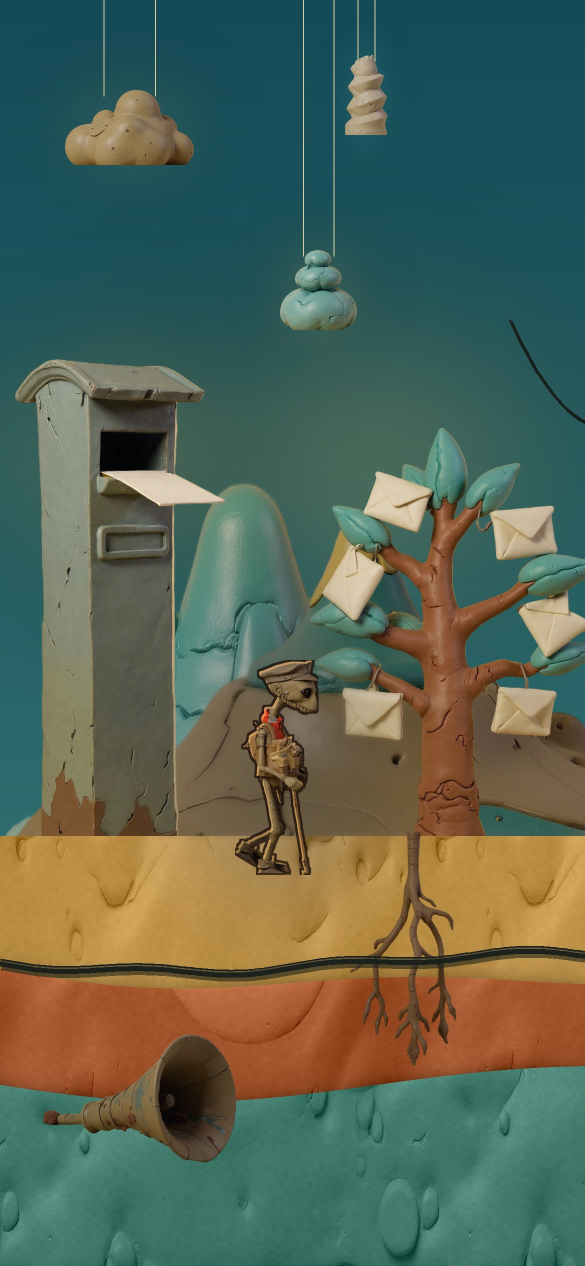
#> input picture Postman/GameAssets/Chapter2/_preview/phone.jpg, 1170 x 2532 px, given in place of layer_far.png, which was not available (shown at 1/2 size)
$ python rebuild_ch2_environment.py
#> lines starting #> are read from the running program, lines starting #| are printed output that depends on the picture
#!/usr/bin/env python3
"""Rebuild Chapter2 only from the approved env_ch2/v7 layers (Pillow + numpy).

The exported sizes intentionally match the existing global layer metadata, so Chapter1
layout and all layer height/top values stay untouched. Optional --module-source points
at ORIGINAL exported UG modules, not already edge-treated output. No AI generation.
"""
from pathlib import Path
import argparse
import numpy as np
from PIL import Image

ROOT = Path(__file__).resolve().parents[1]


def seamless(image, overlap):
    """Periodic horizontal crossfade, like ch1 bgproc, with premultiplied alpha."""
    a = np.asarray(image.convert("RGBA"), dtype=np.float32) / 255
    premul = a.copy()
    premul[..., :3] *= a[..., 3:4]
    width = a.shape[1]
    out = premul[:, :width - overlap].copy()
    t = np.linspace(0, 1, overlap, dtype=np.float32)[None, :, None]
    out[:, :overlap] = premul[:, -overlap:] * (1 - t) + premul[:, :overlap] * t
    # Exact identical boundary columns also survive subsequent downsampling/tiling.
    edge = (out[:, 0] + out[:, -1]) / 2
    out[:, 0] = edge
    out[:, -1] = edge
    rgb = np.divide(out[..., :3], out[..., 3:4], out=np.zeros_like(out[..., :3]), where=out[..., 3:4] > 0)
    return Image.fromarray(np.rint(np.concatenate((rgb, out[..., 3:4]), axis=2) * 255).clip(0, 255).astype("uint8"))


def terrain_layer(path, size):
    im = Image.open(path).convert("RGBA")
    bounds = im.getchannel("A").getbbox()
    if bounds is None:
        raise ValueError(f"Empty layer: {path}")
    # Shift the silhouette above transparent headroom instead of stretching thin peaks.
    # The old full canvas left the far peaks only at road level. Extend the bottom
    # colour column down behind the mid layer, preserving the approved mountain shapes.
    overlap = 500
    crop_width = min(im.width, round((size[0] + overlap) * im.height / size[1]))
    im = im.crop((0, 0, crop_width, im.height))
    raised = Image.new("RGBA", im.size)
    visible = im.crop((0, bounds[1], im.width, im.height))
    raised.paste(visible, (0, 0))
    if bounds[1] > 0:
        # Avoid vertical streaks from repeating the literal bottom row (dark seams
        # under the source cut-outs). Blend the last 48 rows into a quiet clay fill.
        pixels = np.array(raised, dtype=np.float32)
        source_pixels = np.asarray(visible, dtype=np.float32)
        sample = source_pixels[-min(96, visible.height):].reshape(-1, 4)
        opaque = sample[sample[:, 3] > 240]
        color = np.median(opaque, axis=0) if len(opaque) else np.array([70, 120, 110, 255])
        color[3] = 255
        blend = min(48, visible.height)
        t = np.linspace(0, 1, blend)[:, None, None]
        pixels[visible.height - blend:visible.height] = (
            pixels[visible.height - blend:visible.height] * (1 - t) + color * t)
        pixels[visible.height:] = color
        raised = Image.fromarray(np.rint(pixels).clip(0, 255).astype("uint8"))
    im = raised.resize((size[0] + overlap, size[1]), Image.Resampling.LANCZOS)
    return seamless(im, overlap)


def harmonize_edges(module, neutral, band=96):
    """Keep the module centre intact; join both sides to the same periodic soil profile."""
    a = np.asarray(module.convert("RGB"), dtype=np.float32).copy()
    n = np.asarray(neutral.convert("RGB"), dtype=np.float32)
    t = np.linspace(0, 1, band, dtype=np.float32)
    t = t * t * (3 - 2 * t)  # smoothstep, no visible cutoff inside the tile
    a[:, :band] = n[:, :band] * (1 - t[None, :, None]) + a[:, :band] * t[None, :, None]
    a[:, -band:] = a[:, -band:] * (1 - t[None, :, None]) + n[:, -band:] * t[None, :, None]
    return Image.fromarray(np.rint(a).clip(0, 255).astype("uint8"))


def main():
    ap = argparse.ArgumentParser(description=__doc__)
    ap.add_argument("--source", type=Path, default=Path("/workspace/walking-sim/env_ch2/v7"))
    ap.add_argument("--module-source", type=Path)
    args = ap.parse_args()
    dest = ROOT / "Postman/GameAssets/Chapter2"
    for name, src, size in [("bg_far_ridges_tile", "layer_far", (2636, 1236)),
                            ("bg_mid_fields_tile", "layer_mid", (2636, 1040))]:
        result = terrain_layer(args.source / f"{src}.png", size)
#> in terrain_layer, `bounds = im.getchannel("A").getbbox()`: bounds = (0, 0, 1170, 2532)
#> in terrain_layer, `raised = Image.new("RGBA", im.size)`: raised: PIL image 1170x2532 RGBA; every value is 0
#> in terrain_layer, `im = raised.resize((size[0] + overlap, size[1]), Image.Resampling.LANC..`:
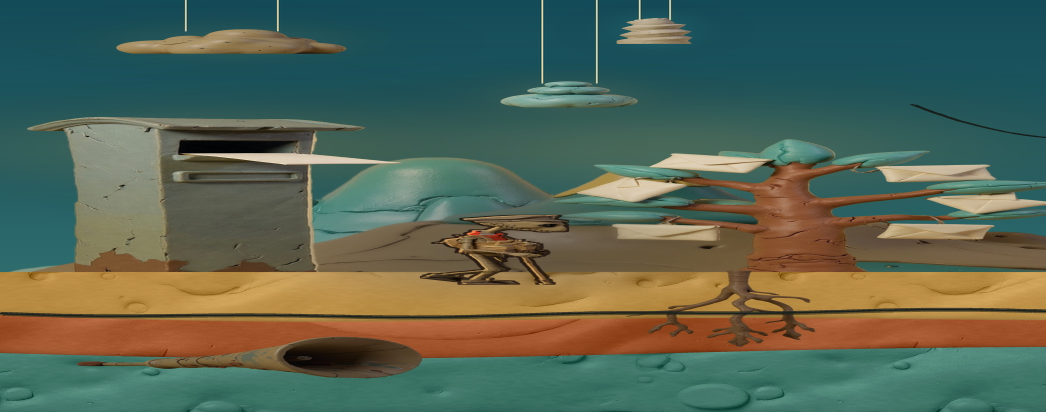
#> im: PIL image 3136x1236 RGBA (shown at 1/3 size); mean R, G, B, A 86, 101, 83.9, 255
#> in seamless, `out = premul[:, :width - overlap].copy()`:
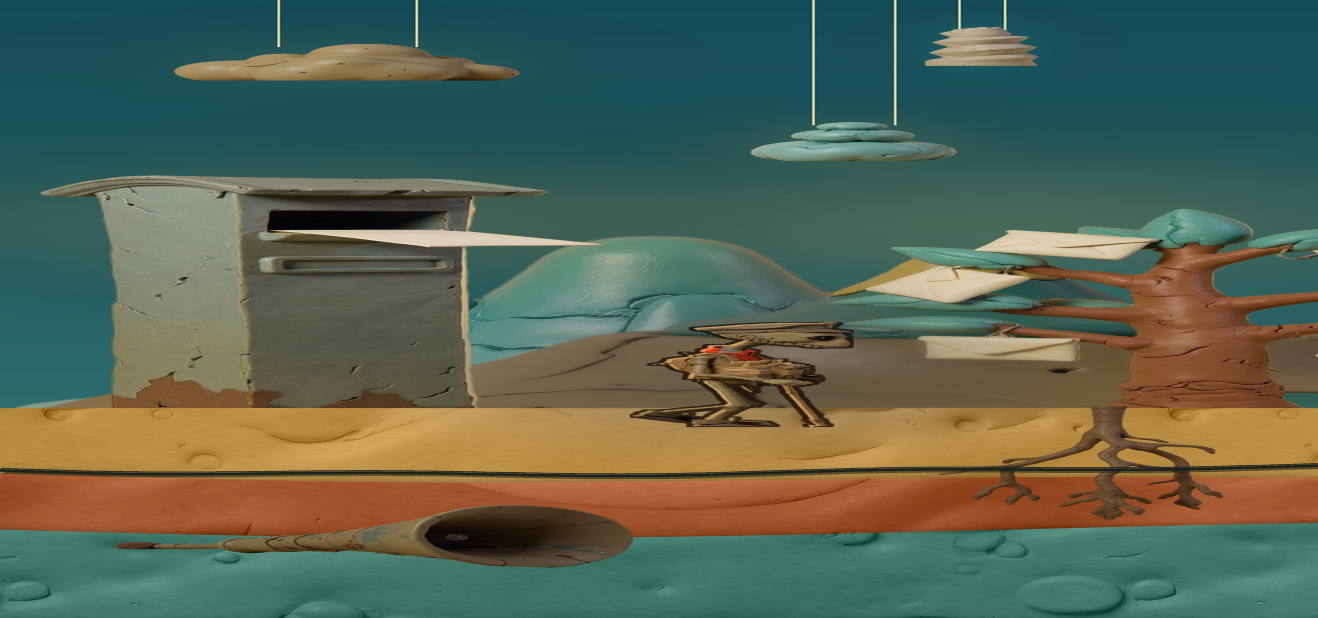
#> out: shape (1236, 2636, 4) float32 (shown at 1/2 size); mean R, G, B, A 0.341, 0.397, 0.326, 1
#> in seamless, `out[:, :overlap] = premul[:, -overlap:] * (1 - t) + premul[:, :overlap..`:
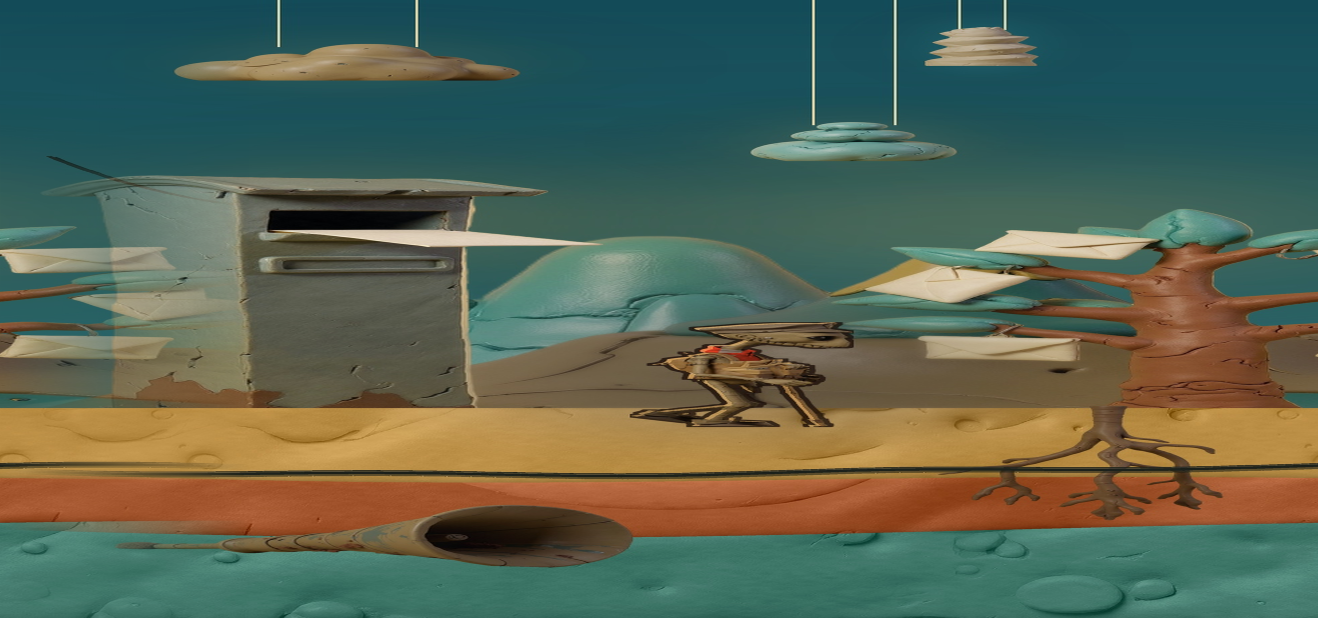
#> out: shape (1236, 2636, 4) float32 (shown at 1/2 size); mean R, G, B, A 0.343, 0.397, 0.326, 1
#> in seamless, `edge = (out[:, 0] + out[:, -1]) / 2`: edge = 1236 rows, first 6: [0.0745, 0.294, 0.345, 1], [0.0745, 0.294, 0.345, 1], [0.0745, 0.294, 0.345, 1], [0.0745, 0.294, 0.345, 1], [0.0745, 0.294, 0.345, 1], [0.0745, 0.294, 0.345, 1]
        result.save(dest / "places" / f"{name}.png", optimize=True)
        print(name, result.size)
#| bg_far_ridges_tile (2636, 1236)
    # Do not use the old Chapter1 neutral (different strata/cable/grass).
    ground = Image.open(args.source / "ground_master.png").convert("RGBA")
    ground = ground.resize((1348, 415), Image.Resampling.LANCZOS)
    neutral = seamless(ground, 200).convert("RGB")
    neutral.save(dest / "underground/ug_neutral_tile.png", optimize=True)
    print("ug_neutral_tile", neutral.size)
    if args.module_source:
        for path in sorted(args.module_source.glob("ug_*.png")):
            if path.stem == "ug_neutral_tile":
                continue
            im = Image.open(path)
            if im.size != neutral.size:
                raise ValueError(f"Unexpected module size {path}: {im.size}")
            harmonize_edges(im, neutral).save(dest / "underground" / path.name, optimize=True)
            print("matched edges:", path.name)


if __name__ == "__main__":
#> (the run stopped early here; a loop or call above may not have finished)
